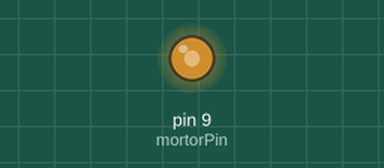
This sketch was run on a simulated Arduino Uno, built with avr-gcc and run on an emulated ATmega328P. Parts: output pins drawn as LEDs (lit = HIGH).

Above: at 0.05 s.
At 4.5 s:
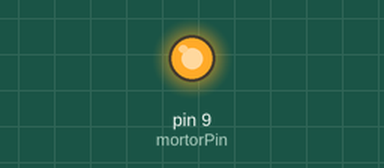
At 9.0 s:
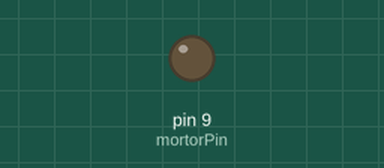
Timing chart, 0 to 11.7 s (numbered marks = the images above):
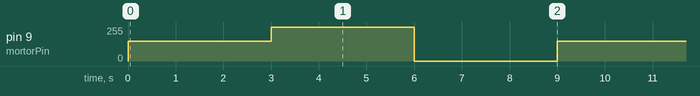

Measured:
- by itself, pin 9 (mortorPin): repeats every 9.0 s: 255/255 3.0 s, 0/255 3.0 s, 150/255 3.0 s

The sketch:

chapter-3.2.1.ino
```cpp
int mortorPin = 9;

void setup() {
  pinMode(mortorPin, OUTPUT);
}

void loop() {
  analogWrite(mortorPin, 150);    //모터 구동(중간 속도)
  delay(3000);
  analogWrite(mortorPin, 255);    //모터 구동(최대 속도)
  delay(3000);
  analogWrite(mortorPin, 0);    //모터 구동 중지
  delay(3000);
}
```
